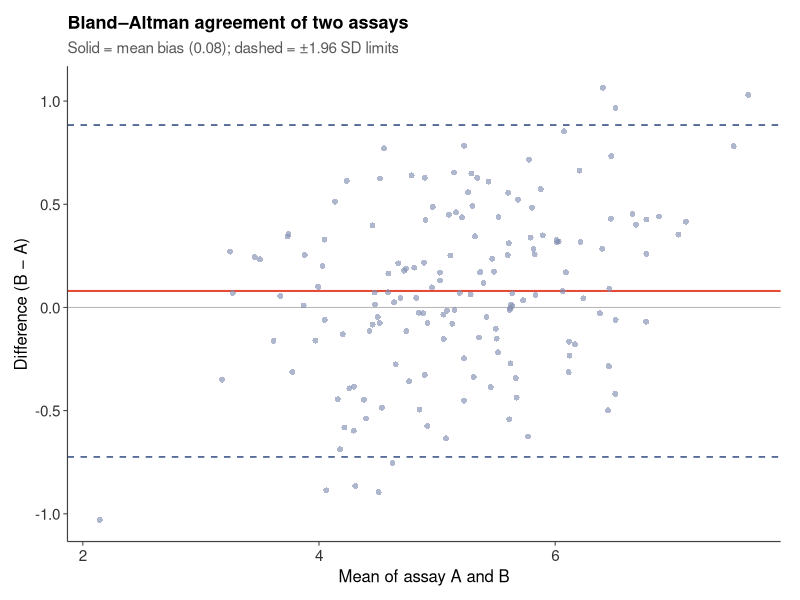
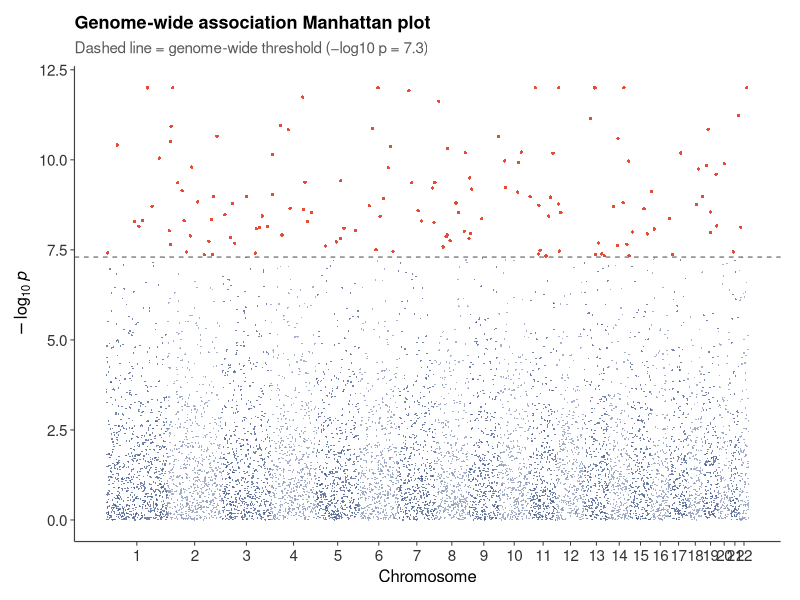
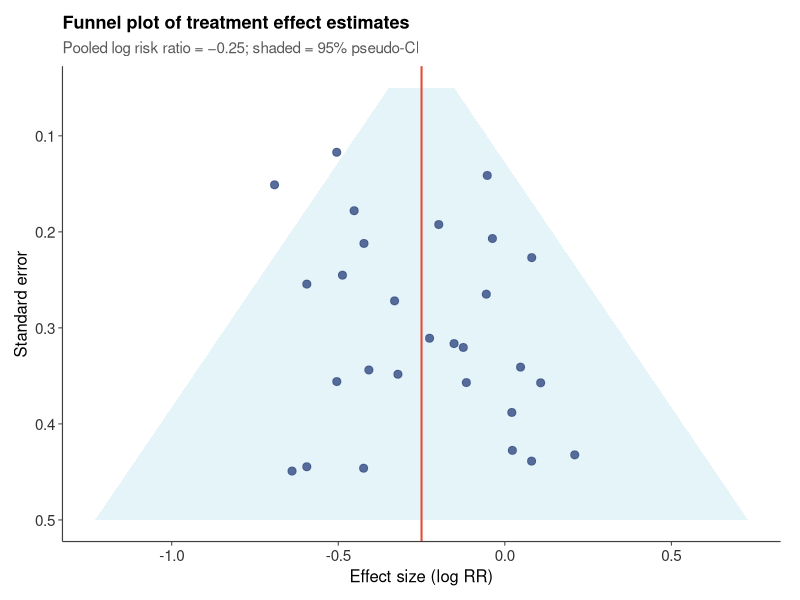
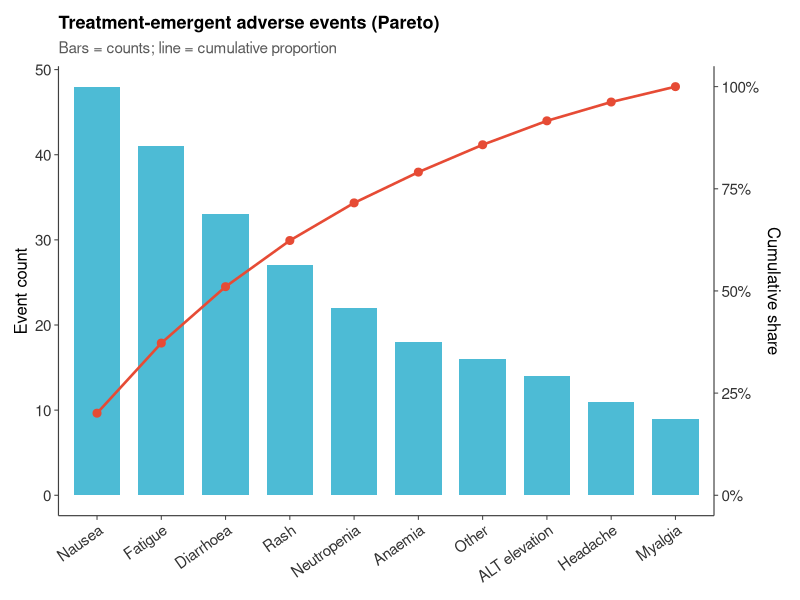
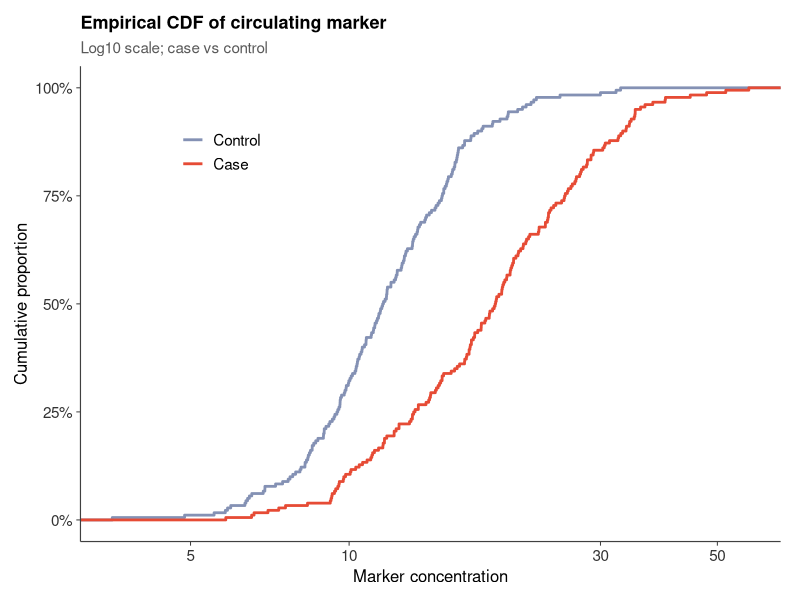
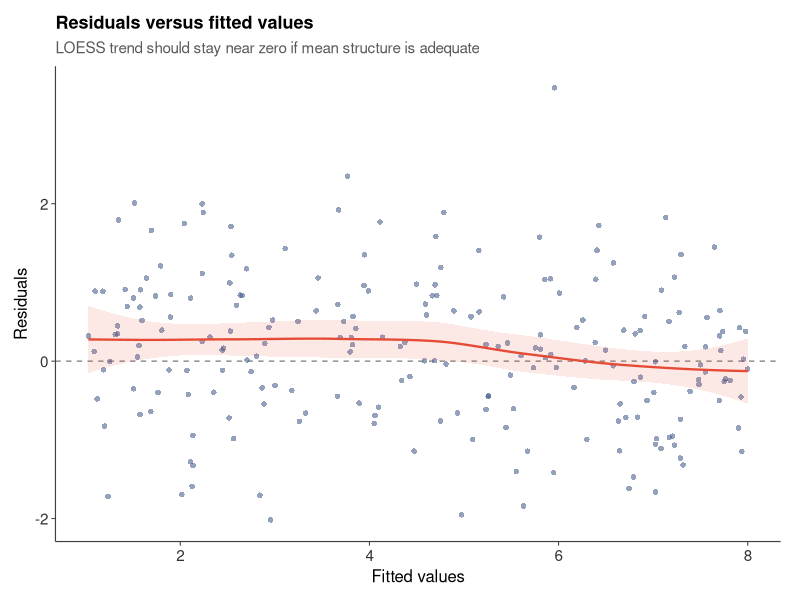
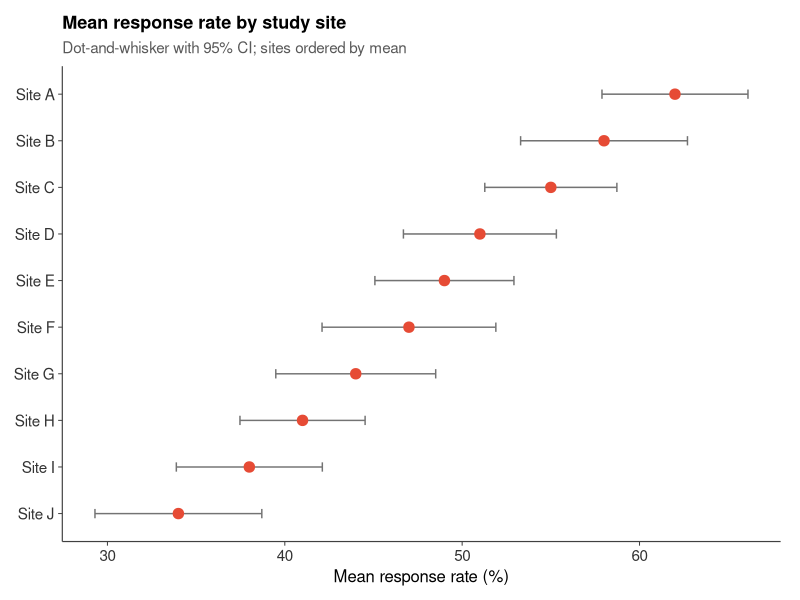
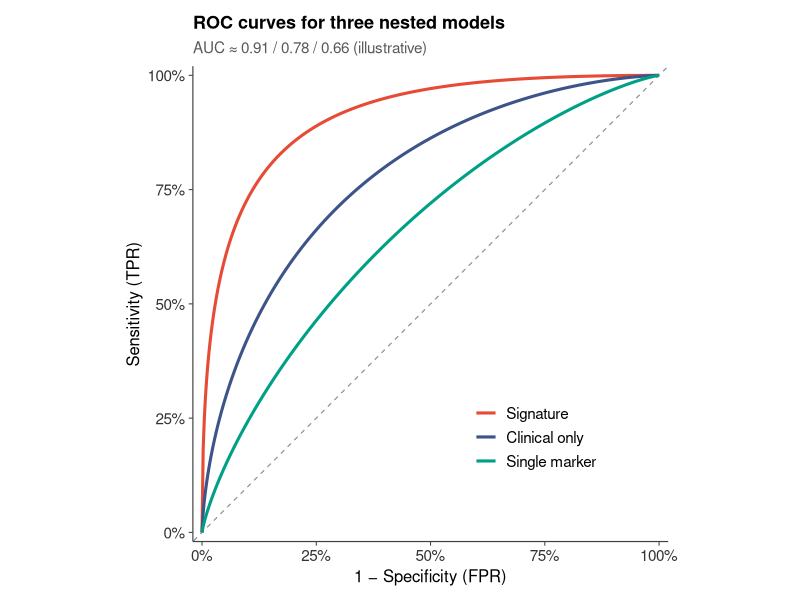

Write R code to recreate these figures, in order.
#!/usr/bin/env Rscript
# Batch 3 — WebR-safe single-panel SCI-style demos
# Packages: ggplot2, dplyr, tidyr, scales, forcats, tibble (+ base)
#
# HARD RULE (2026-11-07): NEVER add panel letter tags in the image
# (no A/B/C/D, a)/b), （A）（B）, labs(tag=...), patchwork plot_annotation(tag_levels),
# annotate() corner letters, or cowplot/ggdraw panel labels). Single-panel figures only.

suppressPackageStartupMessages({
  library(ggplot2)
  library(dplyr)
  library(tidyr)
  library(scales)
  library(forcats)
  library(tibble)
})

OUT <- "/workspace/rplot/figures"
dir.create(OUT, showWarnings = FALSE, recursive = TRUE)
set.seed(20261107)

theme_sci <- function(base_size = 12) {
  theme_classic(base_size = base_size) %+replace%
    theme(
      plot.title = element_text(face = "bold", size = base_size + 1, hjust = 0, margin = margin(b = 6)),
      plot.subtitle = element_text(size = base_size - 1, colour = "grey35", hjust = 0, margin = margin(b = 8)),
      axis.title = element_text(size = base_size),
      axis.text = element_text(colour = "grey20", size = base_size - 1),
      axis.line = element_line(colour = "grey25", linewidth = 0.4),
      axis.ticks = element_line(colour = "grey25", linewidth = 0.35),
      legend.title = element_text(size = base_size - 1, face = "bold"),
      legend.text = element_text(size = base_size - 1),
      legend.background = element_blank(),
      plot.margin = margin(10, 14, 10, 10),
      strip.background = element_blank(),
      strip.text = element_text(face = "bold", size = base_size)
    )
}

save_fig <- function(p, id, w = 7.2, h = 5.6, dpi = 180) {
  path <- file.path(OUT, paste0(id, ".png"))
  ggsave(path, p, width = w, height = h, dpi = dpi, bg = "white")
  message("wrote ", path)
  invisible(path)
}

# ---- 1. Bland–Altman ----
set.seed(101)
n <- 160
m1 <- rnorm(n, 5.2, 0.9)
m2 <- m1 + rnorm(n, 0.08, 0.45)
ba <- tibble(
  mean = (m1 + m2) / 2,
  diff = m2 - m1
)
bias <- mean(ba$diff)
loa <- 1.96 * sd(ba$diff)

p1 <- ggplot(ba, aes(mean, diff)) +
  geom_hline(yintercept = 0, colour = "grey70", linewidth = 0.35) +
  geom_hline(yintercept = bias, colour = "#E64B35", linewidth = 0.7) +
  geom_hline(yintercept = c(bias - loa, bias + loa),
             colour = "#3C5488", linetype = "dashed", linewidth = 0.55) +
  geom_point(colour = "#8491B4", alpha = 0.65, size = 2, stroke = 0) +
  labs(title = "Bland–Altman agreement of two assays",
       subtitle = sprintf("Solid = mean bias (%.2f); dashed = ±1.96 SD limits", bias),
       x = "Mean of assay A and B", y = "Difference (B − A)") +
  theme_sci()
save_fig(p1, "webr-bland-altman", 7.0, 5.5)

# ---- 2. Manhattan-lite ----
set.seed(202)
chr_len <- c(20,18,16,15,14,13,12,11,10,10,9,9,8,7,7,6,6,5,5,4,3,3)
manh <- bind_rows(lapply(seq_along(chr_len), function(chr) {
  m <- chr_len[chr] * 40
  tibble(
    chr = chr,
    pos = sort(runif(m, 0, chr_len[chr])),
    p = pmin(10^(-rexp(m, 0.55)), 1)
  )
})) %>%
  mutate(
    neglog10 = pmin(-log10(p), 12),
    chr_f = factor(chr)
  )
# cumulative positions
offsets <- c(0, cumsum(chr_len)[-length(chr_len)])
manh <- manh %>%
  mutate(x = pos + offsets[chr],
         col = ifelse(chr %% 2 == 1, "odd", "even"),
         hit = neglog10 > 7.3)

centres <- tibble(chr = seq_along(chr_len), x = offsets + chr_len / 2)

p2 <- ggplot(manh, aes(x, neglog10, colour = col)) +
  geom_point(size = 0.55, alpha = 0.7, stroke = 0) +
  geom_point(data = filter(manh, hit), colour = "#E64B35", size = 1.15, stroke = 0) +
  geom_hline(yintercept = 7.3, linetype = "dashed", colour = "grey40", linewidth = 0.4) +
  scale_colour_manual(values = c(odd = "#3C5488", even = "#8491B4"), guide = "none") +
  scale_x_continuous(breaks = centres$x, labels = centres$chr) +
  labs(title = "Genome-wide association Manhattan plot",
       subtitle = "Dashed line = genome-wide threshold (−log10 p = 7.3)",
       x = "Chromosome", y = expression(-log[10]~italic(p))) +
  theme_sci()
save_fig(p2, "webr-manhattan-lite", 8.0, 5.4)

# ---- 3. Funnel plot ----
set.seed(303)
k <- 28
fun <- tibble(
  yi = rnorm(k, -0.25, 0.35),
  sei = runif(k, 0.08, 0.45)
) %>% mutate(
  inv_se = 1 / sei,
  lo = -0.25 - 1.96 * sei,
  hi = -0.25 + 1.96 * sei
)
# funnel outline at common effect
se_grid <- seq(0.05, 0.5, length.out = 60)
funnel_band <- tibble(
  sei = se_grid,
  lo = -0.25 - 1.96 * se_grid,
  hi = -0.25 + 1.96 * se_grid
)

p3 <- ggplot() +
  geom_ribbon(data = funnel_band, aes(x = sei, ymin = lo, ymax = hi),
              fill = "#4DBBD5", alpha = 0.15) +
  geom_hline(yintercept = -0.25, colour = "#E64B35", linewidth = 0.7) +
  geom_point(data = fun, aes(sei, yi), colour = "#3C5488", size = 2.4, alpha = 0.85) +
  scale_x_reverse() +
  coord_flip() +
  labs(title = "Funnel plot of treatment effect estimates",
       subtitle = "Pooled log risk ratio = −0.25; shaded = 95% pseudo-CI",
       x = "Standard error", y = "Effect size (log RR)") +
  theme_sci()
save_fig(p3, "webr-funnel-meta", 6.6, 5.8)

# ---- 4. Pareto adverse events ----
ae <- tibble(
  event = c("Nausea", "Fatigue", "Diarrhoea", "Rash", "Neutropenia",
            "Anaemia", "ALT elevation", "Headache", "Myalgia", "Other"),
  n = c(48, 41, 33, 27, 22, 18, 14, 11, 9, 16)
) %>%
  mutate(event = fct_reorder(event, n),
         pct = n / sum(n),
         cum = cumsum(sort(n, decreasing = TRUE)) / sum(n))
# for dual axis: reorder by n desc for cum on same order
ae2 <- ae %>% arrange(desc(n)) %>%
  mutate(event = factor(event, levels = event),
         cum = cumsum(n) / sum(n),
         pct = n / sum(n))

p4 <- ggplot(ae2, aes(event, n)) +
  geom_col(fill = "#4DBBD5", width = 0.72) +
  geom_line(aes(y = cum * max(n), group = 1), colour = "#E64B35", linewidth = 0.9) +
  geom_point(aes(y = cum * max(n)), colour = "#E64B35", size = 2.4) +
  scale_y_continuous(
    name = "Event count",
    sec.axis = sec_axis(~ . / max(ae2$n), name = "Cumulative share", labels = percent_format())
  ) +
  labs(title = "Treatment-emergent adverse events (Pareto)",
       subtitle = "Bars = counts; line = cumulative proportion",
       x = NULL) +
  theme_sci() +
  theme(axis.text.x = element_text(angle = 35, hjust = 1))
save_fig(p4, "webr-pareto-adverse", 7.4, 5.6)

# ---- 5. ECDF by group ----
set.seed(505)
ecd <- bind_rows(
  tibble(value = rlnorm(180, log(12), 0.35), group = "Control"),
  tibble(value = rlnorm(180, log(18), 0.40), group = "Case")
) %>% mutate(group = factor(group, levels = c("Control", "Case")))

p5 <- ggplot(ecd, aes(value, colour = group)) +
  stat_ecdf(linewidth = 0.95) +
  scale_colour_manual(values = c(Control = "#8491B4", Case = "#E64B35"), name = NULL) +
  scale_x_continuous(trans = "log10") +
  scale_y_continuous(labels = percent_format()) +
  labs(title = "Empirical CDF of circulating marker",
       subtitle = "Log10 scale; case vs control",
       x = "Marker concentration", y = "Cumulative proportion") +
  theme_sci() +
  theme(legend.position = c(0.2, 0.82))
save_fig(p5, "webr-ecdf-biomarker", 7.0, 5.5)

# ---- 6. Residual vs fitted ----
set.seed(606)
fit <- tibble(
  fitted = sort(runif(220, 1, 8)),
  resid = rnorm(220, 0, 0.85) + sin(fitted / 2) * 0.15
)

p6 <- ggplot(fit, aes(fitted, resid)) +
  geom_hline(yintercept = 0, linetype = "dashed", colour = "grey50", linewidth = 0.45) +
  geom_point(colour = "#3C5488", alpha = 0.55, size = 1.9, stroke = 0) +
  geom_smooth(method = "loess", formula = y ~ x, se = TRUE,
              colour = "#E64B35", fill = "#E64B35", alpha = 0.12, linewidth = 0.8) +
  labs(title = "Residuals versus fitted values",
       subtitle = "LOESS trend should stay near zero if mean structure is adequate",
       x = "Fitted values", y = "Residuals") +
  theme_sci()
save_fig(p6, "webr-resid-fitted", 7.0, 5.5)

# ---- 7. Ranked means with 95% CI (dot-and-whisker) ----
set.seed(707)
dw <- tibble(
  site = paste0("Site ", LETTERS[1:10]),
  mean = c(62, 58, 55, 51, 49, 47, 44, 41, 38, 34),
  se = c(2.1, 2.4, 1.9, 2.2, 2.0, 2.5, 2.3, 1.8, 2.1, 2.4)
) %>% mutate(
  lo = mean - 1.96 * se,
  hi = mean + 1.96 * se,
  site = fct_reorder(site, mean)
)

p7 <- ggplot(dw, aes(mean, site)) +
  geom_errorbar(aes(xmin = lo, xmax = hi), width = 0.2, colour = "grey45", linewidth = 0.5) +
  geom_point(colour = "#E64B35", size = 3.2) +
  labs(title = "Mean response rate by study site",
       subtitle = "Dot-and-whisker with 95% CI; sites ordered by mean",
       x = "Mean response rate (%)", y = NULL) +
  theme_sci()
save_fig(p7, "webr-dotwhisker-sites", 7.0, 5.6)

# ---- 8. Multi-model ROC ----
roc_curve <- function(auc_target, n = 400) {
  # approximate ROC via binormal
  a <- sqrt(2) * qnorm(auc_target)
  fpr <- seq(0, 1, length.out = n)
  tpr <- pnorm(a + qnorm(fpr))
  tibble(fpr = fpr, tpr = pmax(0, pmin(1, tpr)))
}
roc <- bind_rows(
  roc_curve(0.91) %>% mutate(model = "Signature"),
  roc_curve(0.78) %>% mutate(model = "Clinical only"),
  roc_curve(0.66) %>% mutate(model = "Single marker")
) %>% mutate(model = factor(model, levels = c("Signature", "Clinical only", "Single marker")))

p8 <- ggplot(roc, aes(fpr, tpr, colour = model)) +
  geom_abline(slope = 1, intercept = 0, linetype = "dashed", colour = "grey55", linewidth = 0.4) +
  geom_line(linewidth = 1.05) +
  scale_colour_manual(values = c(Signature = "#E64B35", `Clinical only` = "#3C5488",
                                 `Single marker` = "#00A087"), name = NULL) +
  scale_x_continuous(labels = percent_format(), limits = c(0, 1), expand = c(0.01, 0.01)) +
  scale_y_continuous(labels = percent_format(), limits = c(0, 1), expand = c(0.01, 0.01)) +
  coord_equal() +
  labs(title = "ROC curves for three nested models",
       subtitle = "AUC ≈ 0.91 / 0.78 / 0.66 (illustrative)",
       x = "1 − Specificity (FPR)", y = "Sensitivity (TPR)") +
  theme_sci() +
  theme(legend.position = c(0.72, 0.22))
save_fig(p8, "webr-roc-multi", 6.4, 5.8)

# ---- 9. Range / high-low lab plot ----
set.seed(909)
rng <- tibble(
  analyte = c("Na", "K", "Cl", "HCO3", "BUN", "Cre", "Glu", "Ca", "Mg", "Phos"),
  low = c(136, 3.5, 98, 22, 7, 0.6, 70, 8.5, 1.6, 2.5),
  high = c(145, 5.1, 107, 29, 20, 1.2, 100, 10.2, 2.4, 4.5),
  patient = c(142, 3.2, 104, 18, 28, 1.6, 156, 7.9, 1.4, 5.2)
) %>% mutate(
  analyte = factor(analyte, levels = rev(analyte)),
  flag = patient < low | patient > high
)

p9 <- ggplot(rng, aes(y = analyte)) +
  geom_segment(aes(x = low, xend = high, yend = analyte),
               colour = "grey75", linewidth = 3.2, lineend = "round") +
  geom_point(aes(x = patient, colour = flag), size = 3.2) +
  scale_colour_manual(values = c("FALSE" = "#3C5488", "TRUE" = "#E64B35"),
                      labels = c("FALSE" = "In range", "TRUE" = "Out of range"),
                      name = NULL) +
  labs(title = "Patient values against reference ranges",
       subtitle = "Grey bars = reference interval; points = observed",
       x = "Concentration (assay units)", y = NULL) +
  theme_sci() +
  theme(legend.position = "top", legend.justification = "left")
save_fig(p9, "webr-range-lab-values", 7.2, 5.6)

# ---- 10. Mosaic / 100% stacked stage × response ----
mos <- expand_grid(
  stage = factor(c("I", "II", "III", "IV"), levels = c("I","II","III","IV")),
  response = factor(c("CR/PR", "SD", "PD"), levels = c("CR/PR", "SD", "PD"))
) %>% mutate(
  n = c(28, 12, 5,  22, 18, 10,  14, 20, 22,  8, 16, 30)
) %>%
  group_by(stage) %>%
  mutate(pct = n / sum(n)) %>%
  ungroup()

p10 <- ggplot(mos, aes(stage, pct, fill = response)) +
  geom_col(width = 0.72, colour = "white", linewidth = 0.25) +
  scale_fill_manual(values = c(`CR/PR` = "#00A087", SD = "#4DBBD5", PD = "#E64B35"),
                    name = "Best response") +
  scale_y_continuous(labels = percent_format(), expand = expansion(mult = c(0, 0.02))) +
  labs(title = "Best overall response by clinical stage",
       subtitle = "100% stacked composition within each stage",
       x = "AJCC stage", y = "Proportion of patients") +
  theme_sci()
save_fig(p10, "webr-mosaic-stage-response", 6.8, 5.5)

# ---- 11. Parallel coordinates (scaled clinical) ----
set.seed(1111)
pc <- tibble(
  id = 1:60,
  group = sample(c("Responder", "Non-responder"), 60, replace = TRUE, prob = c(0.45, 0.55)),
  Age = rnorm(60, 62, 9),
  LDH = rnorm(60, 220, 55),
  CRP = rlnorm(60, log(8), 0.5),
  Albumin = rnorm(60, 38, 5),
  NLR = rlnorm(60, log(3), 0.4)
) %>%
  mutate(across(c(Age, LDH, CRP, Albumin, NLR), ~ as.numeric(scale(.x)))) %>%
  pivot_longer(c(Age, LDH, CRP, Albumin, NLR), names_to = "var", values_to = "z") %>%
  mutate(var = factor(var, levels = c("Age", "LDH", "CRP", "Albumin", "NLR")),
         group = factor(group, levels = c("Responder", "Non-responder")))

p11 <- ggplot(pc, aes(var, z, group = id, colour = group)) +
  geom_line(alpha = 0.28, linewidth = 0.45) +
  geom_point(alpha = 0.35, size = 1.2, stroke = 0) +
  scale_colour_manual(values = c(Responder = "#00A087", `Non-responder` = "#E64B35"), name = NULL) +
  labs(title = "Parallel coordinates of baseline clinical features",
       subtitle = "Variables standardised to z-scores; one line per patient",
       x = NULL, y = "Standardised value (z)") +
  theme_sci() +
  theme(legend.position = "top", legend.justification = "left")
save_fig(p11, "webr-parallel-coords", 7.4, 5.6)

# ---- 12. Cumulative incidence (manual step) ----
set.seed(1212)
ci_step <- function(time, event) {
  # event=1 incidence of interest; simple 1-KM among those with event of interest
  # (illustrative Aalen-Johansen-like when only one cause)
  o <- order(time); time <- time[o]; event <- event[o]
  ut <- sort(unique(time[event == 1]))
  n <- length(time); s <- 1; cif <- 0
  out_t <- 0; out_c <- 0
  for (t in ut) {
    r <- sum(time >= t)
    d <- sum(time == t & event == 1)
    if (r > 0) {
      cif <- cif + s * (d / r)
      s <- s * (1 - d / r)
    }
    out_t <- c(out_t, t); out_c <- c(out_c, cif)
  }
  out_t <- c(out_t, max(time)); out_c <- c(out_c, cif)
  tibble(time = out_t, cif = out_c)
}
g1 <- tibble(time = pmin(rexp(120, 1/24), 48), event = as.integer(runif(120) < 0.55))
g2 <- tibble(time = pmin(rexp(120, 1/36), 48), event = as.integer(runif(120) < 0.40))
ci <- bind_rows(
  ci_step(g1$time, g1$event) %>% mutate(arm = "Control"),
  ci_step(g2$time, g2$event) %>% mutate(arm = "Treatment")
)

p12 <- ggplot(ci, aes(time, cif, colour = arm)) +
  geom_step(linewidth = 0.95, direction = "hv") +
  scale_colour_manual(values = c(Control = "#8491B4", Treatment = "#E64B35"), name = NULL) +
  scale_y_continuous(limits = c(0, 1), labels = percent_format()) +
  scale_x_continuous(breaks = seq(0, 48, 12), limits = c(0, 48)) +
  labs(title = "Cumulative incidence of primary endpoint",
       subtitle = "Step-function estimates by treatment arm (illustrative)",
       x = "Months since enrolment", y = "Cumulative incidence") +
  theme_sci() +
  theme(legend.position = c(0.2, 0.82))
save_fig(p12, "webr-cuminc-endpoint", 7.0, 5.5)

message("DONE batch C: 12 figures (no panel tags)")
